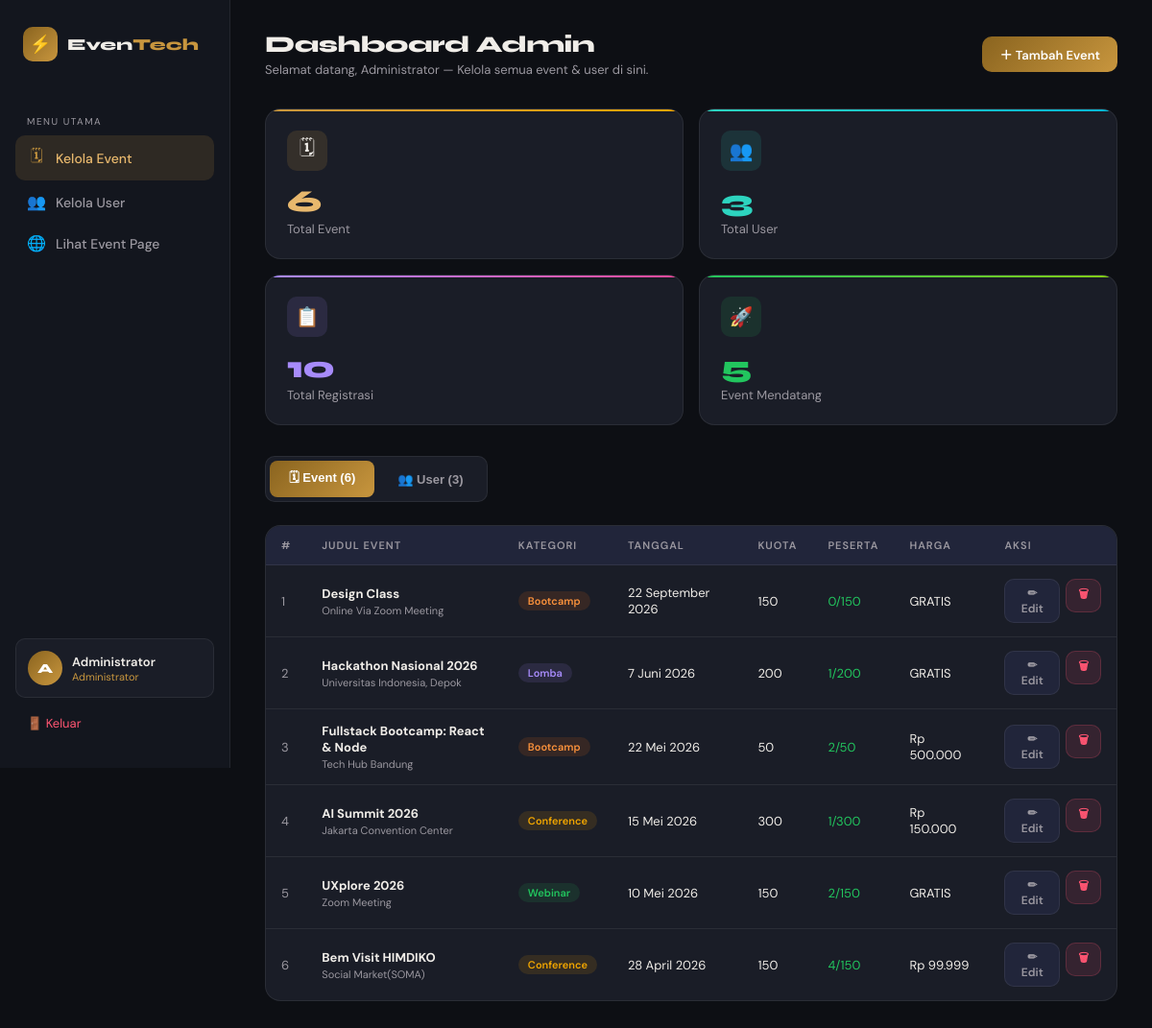
/dashboard_admin.php (signed in), run on the app's committed database.
### tables this page shows
CREATE TABLE `events` (
  `id` int(11) NOT NULL,
  `judul` varchar(200) NOT NULL,
  `deskripsi` text NOT NULL,
  `kategori` enum('seminar','workshop','lomba','webinar','conference','bootcamp') NOT NULL DEFAULT 'seminar',
  `tanggal` date NOT NULL,
  `waktu` time NOT NULL,
  `lokasi` varchar(255) NOT NULL,
  `kuota` int(11) NOT NULL DEFAULT 100,
  `harga` decimal(12,0) NOT NULL DEFAULT 0,
  `gambar` varchar(255) DEFAULT NULL,
  `thumbnail` varchar(255) DEFAULT NULL,
  `status` enum('draft','published','closed') NOT NULL DEFAULT 'published',
  `created_by` int(11) NOT NULL,
  `created_at` timestamp NOT NULL DEFAULT current_timestamp()
);

### includes/guard.php (called while the page is built, shortened)
<?php
$currentUser = [
    'id'    => $_SESSION['user_id']    ?? 0,
    'nama'  => $_SESSION['user_nama']  ?? 'Unknown',
    'email' => $_SESSION['user_email'] ?? '',
    'role'  => $_SESSION['user_role']  ?? 'user',
];

### koneksi.php (called while the page is built, shortened)
<?php
function rupiah(int $amount): string {
    if ($amount === 0) return 'GRATIS';
    return 'Rp ' . number_format($amount, 0, ',', '.');
}
function tglIndo(string $date): string {
    $bulan = ['','Januari','Februari','Maret','April','Mei','Juni',
              'Juli','Agustus','September','Oktober','November','Desember'];
    $d = explode('-', $date);
    return intval($d[2]) . ' ' . $bulan[intval($d[1])] . ' ' . $d[0];
}

### dashboard_admin.php (the view, shortened to what this page needs)
<?php
require_once 'includes/guard.php';
require_once 'koneksi.php';
$total_events  = $conn->query("SELECT COUNT(*) FROM events")->fetch_row()[0];
$total_users   = $conn->query("SELECT COUNT(*) FROM users WHERE role='user'")->fetch_row()[0];
$total_reg     = $conn->query("SELECT COUNT(*) FROM registrasi")->fetch_row()[0];
$event_aktif   = $conn->query("SELECT COUNT(*) FROM events WHERE tanggal >= CURDATE()")->fetch_row()[0];
$events = $conn->query("SELECT e.*, COUNT(r.id) as peserta FROM events e LEFT JOIN registrasi r ON r.event_id=e.id GROUP BY e.id ORDER BY e.tanggal DESC");
?>
<!DOCTYPE html>
<html lang="id">
<head>
</head>
<body>
<aside class="sidebar">
  <div class="sidebar-logo">
    <div class="ico">⚡</div>
    <div class="name">Even<span>Tech</span></div>
  </div>
  <span class="sidebar-label">Menu Utama</span>
  <a class="nav-item active" onclick="showTab('events')">
    <span class="nav-ico">🗓</span> Kelola Event
  </a>
  <a class="nav-item" onclick="showTab('users')">
    <span class="nav-ico">👥</span> Kelola User
  </a>
  <a class="nav-item" href="event.php">
    <span class="nav-ico">🌐</span> Lihat Event Page
  </a>
  <div class="sidebar-bottom">
    <div class="user-chip">
      <div class="user-avatar"><?= strtoupper(substr($currentUser['nama'], 0, 1)) ?></div>
      <div class="user-info">
        <div class="uname"><?= htmlspecialchars($currentUser['nama']) ?></div>
        <div class="urole">Administrator</div>
      </div>
    </div>
    <a class="btn-logout" href="logout.php">🚪 Keluar</a>
  </div>
</aside>
<main class="main">
  <div class="topbar">
    <div class="page-title">
      <h1>Dashboard Admin</h1>
      <p>Selamat datang, <?= htmlspecialchars($currentUser['nama']) ?> — Kelola semua event & user di sini.</p>
    </div>
    <button class="btn btn-gold" onclick="openModal('modal-event')">＋ Tambah Event</button>
  </div>
  <div class="stats-grid">
    <div class="stat-card c1">
      <div class="stat-icon">🗓</div>
      <div class="stat-num"><?= $total_events ?></div>
      <div class="stat-label">Total Event</div>
    </div>
    <div class="stat-card c2">
      <div class="stat-icon">👥</div>
      <div class="stat-num"><?= $total_users ?></div>
      <div class="stat-label">Total User</div>
    </div>
    <div class="stat-card c3">
      <div class="stat-icon">📋</div>
      <div class="stat-num"><?= $total_reg ?></div>
      <div class="stat-label">Total Registrasi</div>
    </div>
    <div class="stat-card c4">
      <div class="stat-icon">🚀</div>
      <div class="stat-num"><?= $event_aktif ?></div>
      <div class="stat-label">Event Mendatang</div>
    </div>
  </div>
  <div class="tabs">
    <button class="tab-btn active" onclick="showTab('events')">🗓 Event (<?= $total_events ?>)</button>
    <button class="tab-btn" onclick="showTab('users')">👥 User (<?= $total_users ?>)</button>
  </div>
  <div class="tab-panel active" id="tab-events">
    <div class="table-wrap">
      <table>
        <thead>
          <tr>
            <th>#</th>
            <th>Judul Event</th>
            <th>Kategori</th>
            <th>Tanggal</th>
            <th>Kuota</th>
            <th>Peserta</th>
            <th>Harga</th>
            <th>Aksi</th>
          </tr>
        </thead>
        <tbody>
          <?php $no = 1; while ($ev = $events->fetch_assoc()): ?>
          <tr>
            <td style="color:var(--text-sub)"><?= $no++ ?></td>
            <td>
              <strong><?= htmlspecialchars($ev['judul']) ?></strong>
              <div style="font-size:11px;color:var(--text-sub);margin-top:2px"><?= htmlspecialchars($ev['lokasi']) ?></div>
            </td>
            <td><span class="badge badge-<?= $ev['kategori'] ?>"><?= ucfirst($ev['kategori']) ?></span></td>
            <td><?= tglIndo($ev['tanggal']) ?></td>
            <td><?= $ev['kuota'] ?></td>
            <td>
              <span style="color:<?= $ev['peserta'] >= $ev['kuota'] ? 'var(--red)' : 'var(--green)' ?>">
                <?= $ev['peserta'] ?>/<?= $ev['kuota'] ?>
              </span>
            </td>
            <td><?= rupiah($ev['harga']) ?></td>
            <td>
              <div class="actions">
                <button class="btn btn-ghost btn-sm"
                  onclick="editEvent(<?= htmlspecialchars(json_encode($ev)) ?>)">✏ Edit</button>
                <form method="POST" onsubmit="return confirm('Hapus event ini?')">
                  <button class="btn btn-danger btn-sm" type="submit">🗑</button>
                </form>
              </div>
            </td>
          </tr>
          <?php endwhile; ?>
        </tbody>
      </table>
    </div>
  </div>
</main>
</body>
</html>

### data on the page
events: judul "Design Class", lokasi "Online Via Zoom Meeting", kategori "Bootcamp", tanggal "22 September 2026", kuota "150", peserta "0", harga "GRATIS"
events: judul "Hackathon Nasional 2026", lokasi "Universitas Indonesia, Depok", kategori "Lomba", tanggal "7 Juni 2026", kuota "200", peserta "1", harga "GRATIS"
events: judul "Fullstack Bootcamp: React & Node", lokasi "Tech Hub Bandung", kategori "Bootcamp", tanggal "22 Mei 2026", kuota "50", peserta "2", harga "Rp 500.000"
events: judul "AI Summit 2026", lokasi "Jakarta Convention Center", kategori "Conference", tanggal "15 Mei 2026", kuota "300", peserta "1", harga "Rp 150.000"
events: judul "UXplore 2026", lokasi "Zoom Meeting", kategori "Webinar", tanggal "10 Mei 2026", kuota "150", peserta "2", harga "GRATIS"
events: judul "Bem Visit HIMDIKO", lokasi "Social Market(SOMA)", kategori "Conference", tanggal "28 April 2026", kuota "150", peserta "4", harga "Rp 99.999"

### other printed values
substr($currentUser['nama'], 0, 1) "A"
$currentUser['nama'] "Administrator"
$total_events "6"
$total_users "3"
$total_reg "10"
$event_aktif "5"
